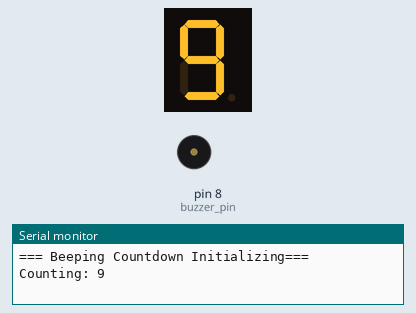
Bench run of a sketch on a simulated Arduino Uno, built with avr-gcc and run on an emulated ATmega328P. On the bench: 1-digit seven-segment display, buzzer (waves = sounding), the last lines printed to the serial monitor. Wiring (inferred from the names in the program): 1-digit 7-segment display, segments lit when HIGH: segments pin 2, pin 3, pin 4, pin 5, pin 6, pin 7, pin 9. The segment pins are drawn as the display they are named for.

Above: at 0.3 s.
At 4.3 s:
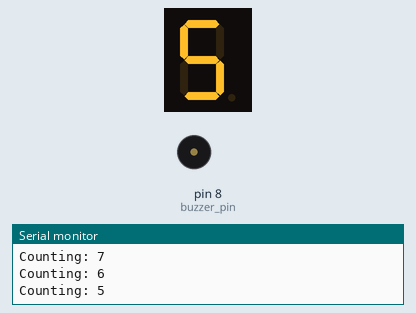
At 9.1 s:
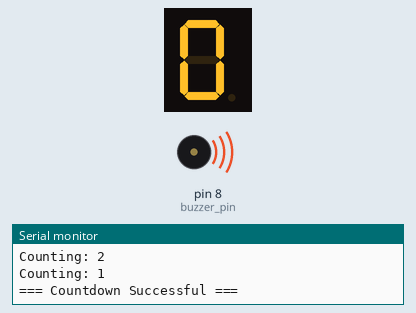
At 11.1 s:
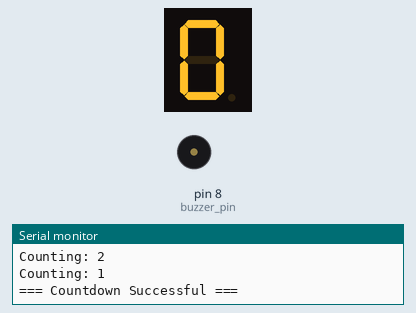
Timing chart, 0 to 12.6 s (numbered marks = the images above):
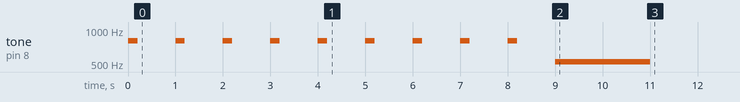

The sketch:

Assignment2_GYEBI_HUNTSPERGER.ino
```cpp
int segment_pins[] = {2, 3, 4, 5, 6, 7, 9}; // a, b, c, d, e, f, g
int num_of_segments = 7;
int buzzer_pin = 8;

// The pattern for each digit. 1 = segment ON, 0 = segment OFF.
byte digits[10][7] = {
 {1, 1, 1, 1, 1, 1, 0}, // 0
 {0, 1, 1, 0, 0, 0, 0}, // 1
 {1, 1, 0, 1, 1, 0, 1}, // 2
 {1, 1, 1, 1, 0, 0, 1}, // 3
 {0, 1, 1, 0, 0, 1, 1}, // 4
 {1, 0, 1, 1, 0, 1, 1}, // 5
 {1, 0, 1, 1, 1, 1, 1}, // 6
 {1, 1, 1, 0, 0, 0, 0}, // 7
 {1, 1, 1, 1, 1, 1, 1}, // 8
 {1, 1, 1, 1, 0, 1, 1}, // 9
};

void showDigit(int n) {
 for (int i = 0; i < num_of_segments; i++) {
  digitalWrite(segment_pins[i], digits[n][i]);
 }
}

void setup() {
 Serial.begin(9600);
 pinMode(buzzer_pin, OUTPUT);

 for (int i = 0; i < num_of_segments; i++) {
  pinMode(segment_pins[i], OUTPUT);
 }

 Serial.println("=== Beeping Countdown Initializing===");
 int count = 9;
 while (count != 0){
  Serial.print("Counting: ");
  Serial.println(count);
  showDigit(count);
  tone(buzzer_pin, 800, 200);
  delay(1000);
  count = count - 1;
 }
 showDigit(0);
 tone(buzzer_pin, 523, 2000); // longer completion tone
 Serial.println("=== Countdown Successful ===");
}


void loop() {

}
```

Measured:
- by itself, tone on pin 8 (buzzer_pin): plays 800 Hz for 0.20 s, 800 Hz for 0.20 s, 800 Hz for 0.20 s, 800 Hz for 0.20 s, 800 Hz for 0.20 s, 800 Hz for 0.20 s … (10 notes in this stretch)
- what the display in image 1 shows lasts 1.0 s, from 4.0 s to 5.0 s
